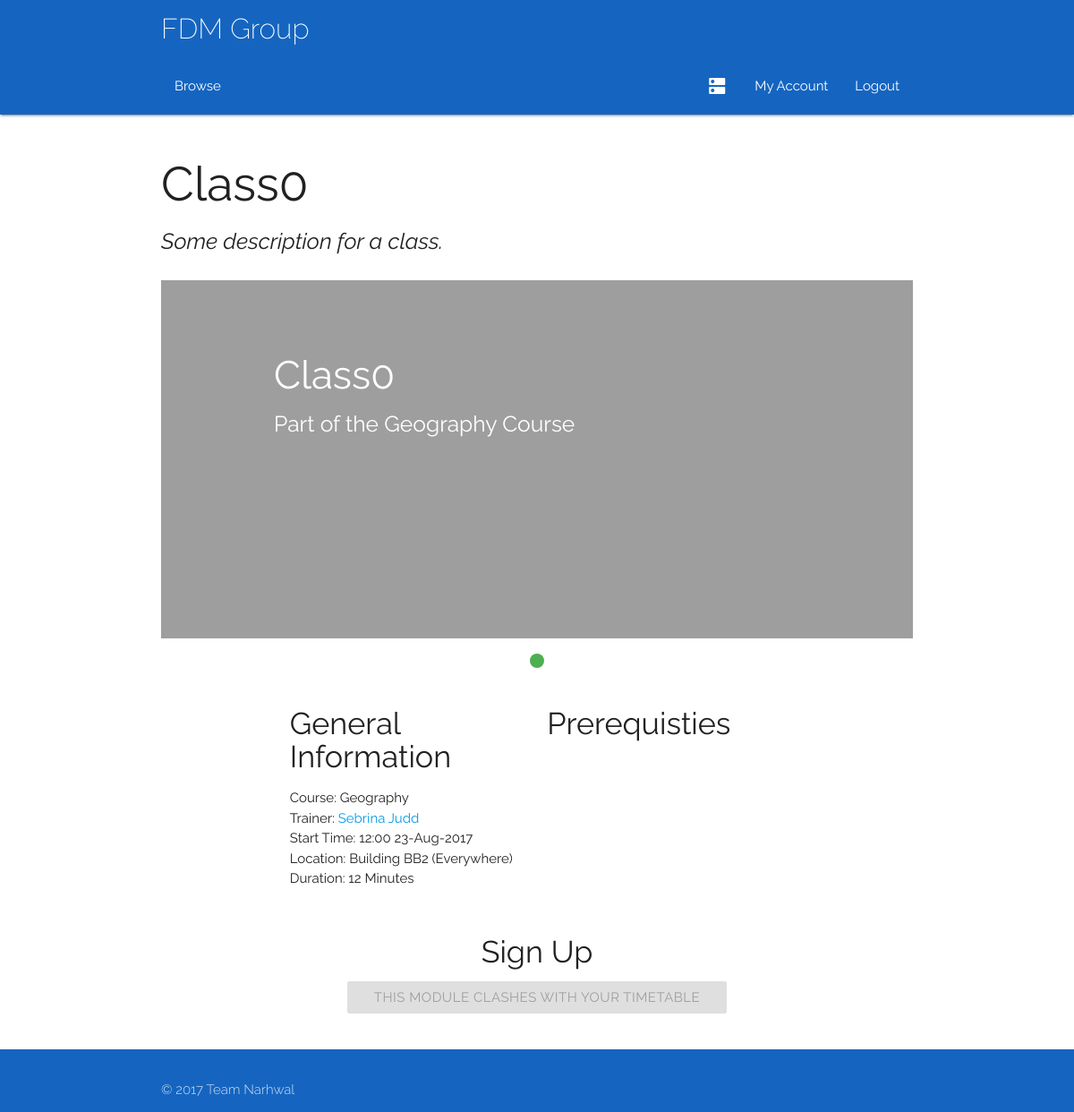
Page /browse/classes/class/0 (signed in) on the committed database.
### app/models.py (models this page shows, shortened)
class Class(db.Model):
	__tablename__ = 'Class'
	classID = db.Column(db.Integer, primary_key = True)
	coursePoint = db.Column(db.Integer, db.ForeignKey('Course.courseID'))
	course = db.relationship("Course", foreign_keys = [coursePoint])
	courseID = db.Column(db.Integer)
	title = db.Column(db.String(100))
	description = db.Column(db.String(100))
	capacity = db.Column(db.Integer)
	startDate = db.Column(db.DateTime)
	duration = db.Column(db.Integer)
	endDate = db.Column(db.DateTime)
	reqFac = db.Column(db.String(100), default = 'None')
	preTrain = relationship("Class")
	parent_id = Column(db.Integer, ForeignKey('Class.classID'))
	locationPoint = db.Column(db.Integer, db.ForeignKey('Room.roomID'))
	location = db.relationship("Room", foreign_keys = [locationPoint])
	trainerPoint = db.Column(db.Integer, db.ForeignKey('Trainer.trainerID'))
	trainer = db.relationship("Trainer", foreign_keys = [trainerPoint])
	attendanceList = db.relationship('Delegate', secondary = association_table)
	waitList = db.relationship('Delegate', secondary = waiting_table)

class Course(db.Model):
	__tablename__ = 'Course'
	courseID = db.Column(db.Integer, primary_key = True)
	title = db.Column(db.String(100))
	description = db.Column(db.String(100))

class User(db.Model):
	__tablename__ = 'User'
	userID = db.Column(db.Integer, primary_key = True)
	name = db.Column(db.String(100))
	username = db.Column(db.String(100))
	email = db.Column(db.String(100))
	password = db.Column(db.String(100))
	type = db.Column(db.String(100))
	__mapper_args__ = {
		'polymorphic_identity': 'base',
		'polymorphic_on': type
	}

class Room(db.Model):
	__tablename__ = 'Room'
	roomID = db.Column(db.Integer, primary_key = True)
	capacity = db.Column(db.Integer)
	roomType = db.Column(db.String(100))
	roomCode = db.Column(db.String(100))
	building = db.Column(db.String(100))
	location = db.Column(db.String(100))
	facilities = db.Column(db.String(100))
	picURL = db.Column(db.String(100))
	accessRating = db.Column(db.String(100))

### app/views.py (the view)
@app.route('/browse/classes/class/<id>')
def viewClassDetails(id):
    classID = id
    current_class = classes(classID=classID)
    classSize = classAttendenceLen(current_class)
    if current_user.is_authenticated:
        if current_user.type == 'Delegate':
            clash = noTimeTableClash(current_user, current_class)
            userQualify = meetsRequirements(current_user, current_class)
        else:
            userQualify = False
    else:
        userQualify = "Sign"
    return render_template('viewClass.html', title="Course", current_class=current_class, classSize=classSize, userQualify=userQualify, clash = clash)

### app/views.py (called while the page is built)
@login_manager.user_loader
def load_user(id):
    return models.User.query.get(id)

### queries.py (called while the page is built)
def listConvert(x):
    if(x.count() == 1):
        x = x[0]
        return x
    else:
        y = []
    for i in x:
        y.append(i)
    return y

def classes(**kwargs):
    q = models.Class.query.filter_by(**kwargs)
    q = listConvert(q)
    return q

def delegates(**kwargs):
    q = models.Delegate.query.filter_by(**kwargs)
    q = listConvert(q)
    return q

def classAttendence(thisClass):
    dels = delegates()
    at = []
    for i in dels:
        for g in i.classList:
            if g.classID == thisClass.classID:
                at.append(g)
    return at

def classAttendenceLen(thisClass):
    return len(classAttendence(thisClass))

def history(delegate):
    today = datetime.now()
    classList = delegate.classList
    results = []
    for i in classList:
        if (i.endDate < today):
            results.append(i)
    return results

def checkPrereq(delegate, thisClass):
    preReqs = thisClass.preTrain
    completedClasses = history(delegate)
    notMet = []
    for i in preReqs:
        if((i in completedClasses) == False):
            notMet.append(i)
    return(notMet)

def meetsRequirements(delegate, thisClass):
    returnedList = checkPrereq(delegate, thisClass)
    if(len(returnedList) == 0):
        return True
    return False

def noTimeTableClash(dele, thisClass):
    classList = dele.classList
    for i in classList:
        for j in range(0, i.duration):
            if((i.startDate + timedelta(weeks=j) <=
                (thisClass.startDate + timedelta(weeks=j))) and
                ((i.startDate + timedelta(weeks=j) + timedelta(minutes=60)) >=
                 (thisClass.startDate + timedelta(weeks=j)))):
                return False
            if((i.startDate + timedelta(weeks=j) <=
                (thisClass.startDate + timedelta(weeks=j) + timedelta(hours=1)))
                and ((i.startDate + timedelta(weeks=j) + timedelta(minutes=60))
                     >= (thisClass.startDate +
                         timedelta(weeks=j) + timedelta(hours=1)))):
                return False
    return True

### app/templates/viewClass.html (shortened to what this page needs)
{% extends "base.html" %} {% block content %}
<div class="container">
    <div class="row">
        <div class="col s12">
        </div>
    </div>
    <div class="row">
        <div class="col s12">
            <h2>{{current_class.title}}</h2>
            <h5><i>{{current_class.description}}</i></h5>
        </div>
    </div>
    <div class="row">
        <div class="col s12">
            <div class="slider">
                <ul class="slides">
                    <li>
                        <img src="{{current_class.location.picURL}}">
                        <div class="caption left-align">
                            <h3>{{current_class.title}}</h3>
                            <h5 class=" lightgrey-text text-lighten-3">Part of the {{current_class.course.title}} Course</h5>
                        </div>
                    </li>
                </ul>
            </div>
        </div>
    </div>
    <div class="row">
        <div class="col s12 l4 offset-l2">
            <h4>General Information</h4>
            <ul>
                <li>Course: {{current_class.course.title}}</li>
                <li>Trainer: <a href="/trainers/{{current_class.trainer.trainerID}}">{{current_class.trainer.name}}</a></li>
                <li>Start Time: {{current_class.startDate.strftime('%H:%M %d-%b-%Y') }}</li>
                <li>Location: {{current_class.location.building}} {{current_class.location.roomCode}} ({{current_class.location.location}})
                    <li>
                        <li>Duration: {{current_class.duration}} Minutes</li>
            </ul>
        </div>
        <div class="col s12 l4">
            <h4>Prerequisties</h4>
        </div>
    </div>
</div>
<div class="row">
    <div class="col s12">
        <h4 class="center-align">Sign Up</h4>
    </div>
    <div class="row">
        <div class="col s12 center-align">
            <a href="{%if userQualify == " Sign "%}/login{%else%}/signup/{{current_class.classID}}{%endif%}"
            class="waves-effect waves-light btn green {% if userQualify == False or clash == False%}disabled{% endif %}">
            {% if current_class.capacity == classSize %}Add to Waiting List{%elif userQualify == False %}Requirements Not Met
            {%elif userQualify == "Sign" %}You Must Sign In First!
            {%elif clash == False %}This Module Clashes With Your Timetable
            {%else%}Sign Up{% endif %}</a>
        </div>
    </div>
</div>
{% endblock %}

### app/static/css/style.css (style rules this page uses)
html { font-family: 'Raleway', sans-serif; }
.Site { display: flex; min-height: 100vh; flex-direction: column; }

### rows in the picture
Class: title "Class0", description "Some description for a class.", startDate "12:00 23-Aug-2017", duration "12"
Course: course "Geography"
User: trainer.name "Sebrina Judd"
Room: location.building "Building", location.roomCode "BB2", location.location "Everywhere"
